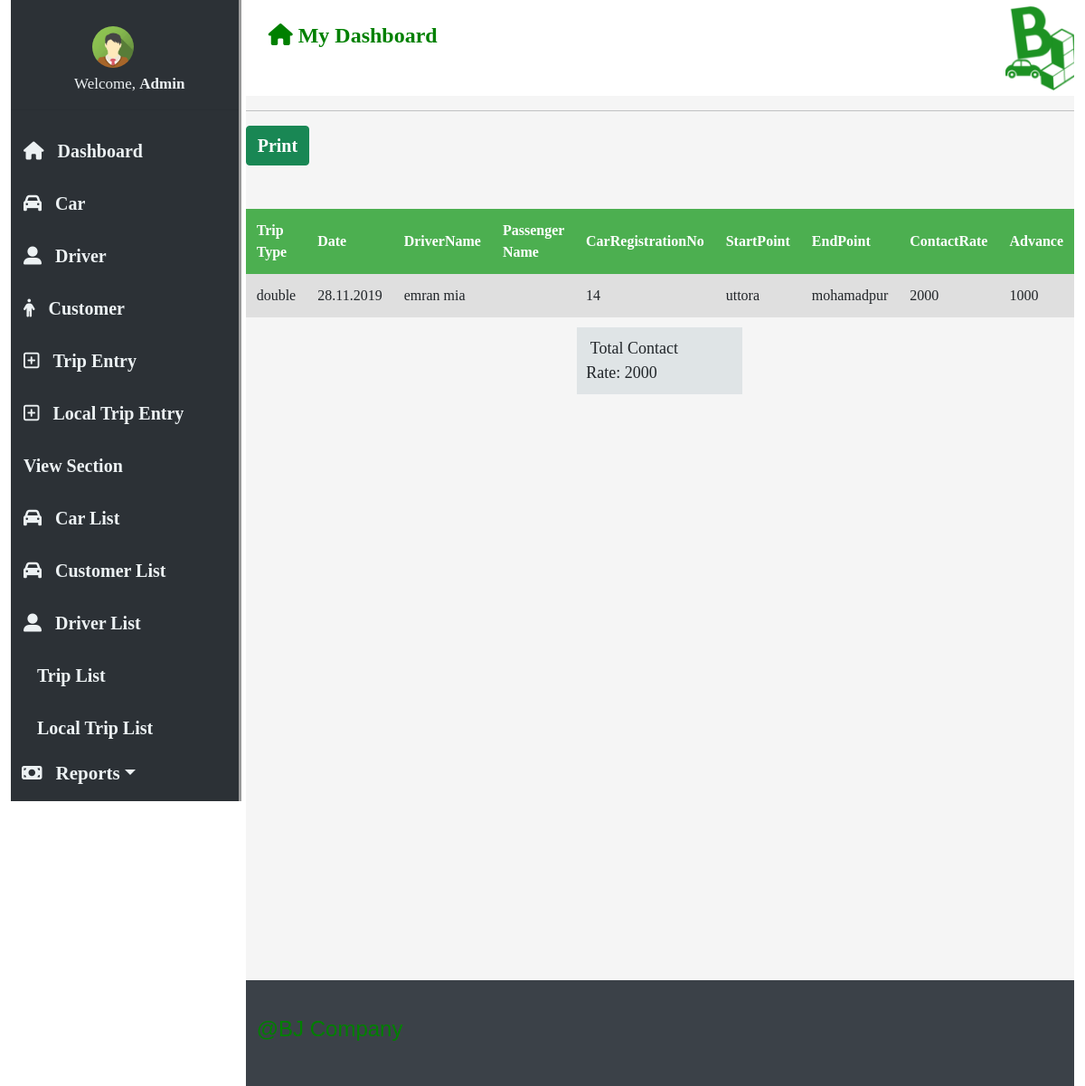
/Rent-a-car2/report2.php, run on an earlier commit of the app's database.
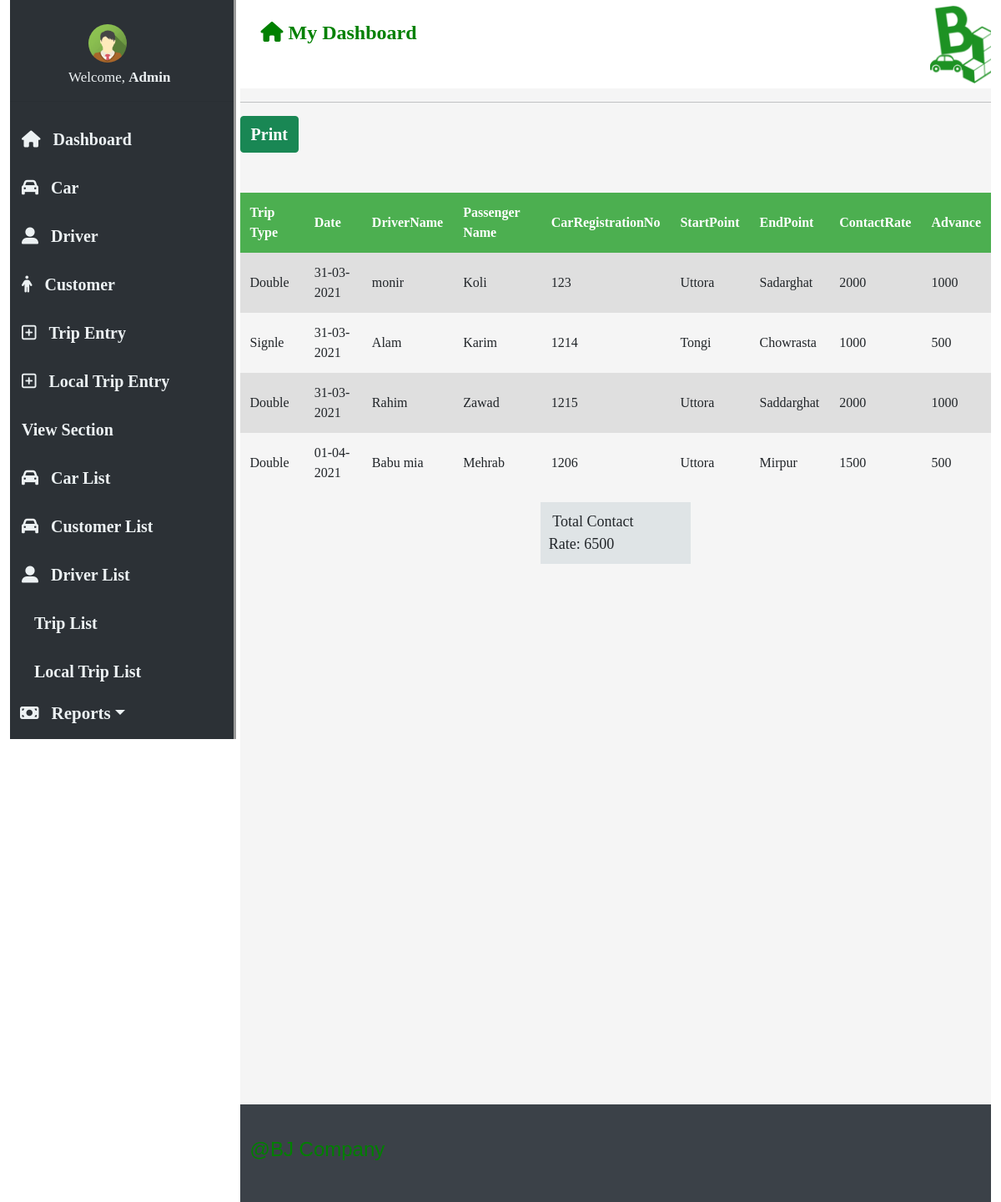
And on a later commit of the database.
### tables this page shows
CREATE TABLE `tb_trip` (
  `TripType` varchar(30) NOT NULL,
  `DriverName` varchar(20) NOT NULL,
  `Passenger_Name` varchar(300) NOT NULL,
  `CarRegistrationNo` int(30) NOT NULL,
  `TripDate` varchar(30) NOT NULL,
  `ContactRate` int(30) NOT NULL,
  `Advance` int(20) NOT NULL,
  `StartPoint` varchar(20) NOT NULL,
  `EndPoint` varchar(20) NOT NULL
);

### Rent-a-car2/report2.php (the view, shortened to what this page needs)
<!DOCTYPE html>
<html>
<head>
	<link rel="stylesheet" type="text/css" href="file:///C:/xampp/htdocs/Rent-a-car/fontawesome-free-5.11.2-web/css/all.css">
	<link rel="stylesheet" type="text/css" href="css/dashboard.css">
  <link href="https://cdn.jsdelivr.net/npm/bootstrap@5.0.0-beta3/dist/css/bootstrap.min.css" rel="stylesheet">
</head>
</head>
<body>
<div class="wrapper container-fluid">
<nav class="" style="z-index:3;width:300px;" id="mySidebar"><br>
  <div class="c1-container">
    <div class="c1-img">
      <img src="img/img_avatar.png" style="border-radius: 50%;width: 46px;">
    </div>
    <div class="c1-text">
      <span>Welcome, <strong>Admin</strong></span><br>
    </div>
  </div>
  <hr>
  <div class="c1-container">
  <a class="bar-block-item" href="Dashboard2.php"><i id="i0" class="fas fa-home"></i>Dashboard</a>
  </div>
  <div class="bar-block">
    <a class="bar-block-item" href="car_add.php">           <i id="i1" class="fas fa-car"></i>Car</a>
    <a class="bar-block-item" href="driver_add2.php">       <i id="i2" class="fas fa-user-alt"></i>Driver</a>
    <a class="bar-block-item" href="customer_add.php">      <i id="i3" class="hvr-buzz-out fa fa-male"></i>Customer</a>
    <a class="bar-block-item" href="trip_entry.php">        <i id="i4" class="far fa-plus-square"></i>Trip Entry</a>
    <a class="bar-block-item" href="localtripentry.php">    <i id="i5" class="far fa-plus-square"></i>Local Trip Entry</a>
    <a class="bar-block-item" href="*"><span>View Section</span></a>
    <a class="bar-block-item" href="car_list.php">           <i id="i1" class="fas fa-car"></i>Car List</a>
    <a class="bar-block-item" href="customer_list.php">           <i id="i1" class="fas fa-car"></i>Customer List</a>
    <a class="bar-block-item" href="driver_list.php">       <i id="i2" class="fas fa-user-alt"></i>Driver List</a>
    <a class="bar-block-item" href="Trip_list2.php">                      <i id="i6" class="fab fa-tripadvisor"></i>Trip List</a>
    <a class="bar-block-item" href="local_trip_list.php">                      <i id="i7" class="fab fa-tripadvisor"></i>Local Trip List</a>
    <div class="dropdown">
      <a href="#" class="bar-block-item dropdown-btn dropdown-toggle " data-bs-toggle="dropdown" id="dropdownMenuButton1">         <i id="i8" class="fas fa-money-bill"></i>Reports</a>
    </div>
  </div>
</nav>
<div class="main">
  <header class="header2">
  	<div id="header-text">
    <h4><b><i class="fas fa-home"></i> My Dashboard</b></h4>
    </div>
    <div id="header-logo">
    	 <img src="img/logo4.png" style="width: 80px">
    </div>
  </header>
<hr>
 <div class="">
  <div class="btn btn-success">
       <a href="report_all_print.php" class="buttonlink">Print</a>
  </div>
  </div>
<br>
<br>
<?php
$servername = "localhost";
$username = "root";
$password = "";
$dbname = "db_car_bj";
$conn = mysqli_connect($servername, $username, $password, $dbname);
$sql ="SELECT * FROM tb_trip ";
$result = mysqli_query($conn, $sql);
$query="select sum(ContactRate) as 'sumcontact' from tb_trip";
$res=mysqli_query($conn,$query);
$data=mysqli_fetch_array($res);
if (mysqli_num_rows($result) > 0)
{
  echo "<center>";
  echo "<table align=center><tr>
        <th>Trip Type</th>
        <th>Date</th>
        <th>DriverName</th>
        <th>Passenger Name</th>
        <th>CarRegistrationNo</th>
        <th>StartPoint</th>
        <th>EndPoint</th>
        <th>ContactRate</th>
        <th>Advance</th>
        </tr>";
   while($row = mysqli_fetch_array($result))
   {
    echo "<tr>
    <td>".$row["TripType"]."</td>
    <td>".$row["TripDate"]."</td>
    <td>".$row["DriverName"]."</td>
    <td>".$row["Passenger_Name"]."</td>
    <td>".$row["CarRegistrationNo"]."</td>
    <td>".$row["StartPoint"]."</td>
    <td>".$row["EndPoint"]."</td>
    <td>".$row["ContactRate"]."</td>
    <td>".$row["Advance"]."</td>";
    echo "</tr>";
    }
    echo "</table>";
    echo "</center>";
}
else
{
    echo "0 results";
}
?>
<div class="total_block">
    <div class="span">
      <div class="total">&nbsp;Total Contact Rate:&nbsp;<?php   echo "".$data['sumcontact']; ?></div>
    </div>
  </div>
<br> <br>
<footer>
  <div class="footer container-fluid">
    <h4 style="color: green;font-size: 24px">@BJ Company</h4>
  </div>
</footer>
</div>
</div>
</body>
</html>

What changed in the data, as far as the page shows it:
removed tb_trip: TripType "double", TripDate "28.11.2019", DriverName "emran mia", CarRegistrationNo "14", StartPoint "uttora", EndPoint "mohamadpur", ContactRate "2000", Advance "1000"
added tb_trip: TripType "Double", TripDate "31-03-2021", DriverName "monir", Passenger_Name "Koli", CarRegistrationNo "123", StartPoint "Uttora", EndPoint "Sadarghat", ContactRate "2000", Advance "1000"
added tb_trip: TripType "Signle", TripDate "31-03-2021", DriverName "Alam", Passenger_Name "Karim", CarRegistrationNo "1214", StartPoint "Tongi", EndPoint "Chowrasta", ContactRate "1000", Advance "500"
added tb_trip: TripType "Double", TripDate "31-03-2021", DriverName "Rahim", Passenger_Name "Zawad", CarRegistrationNo "1215", StartPoint "Uttora", EndPoint "Saddarghat", ContactRate "2000", Advance "1000"
added tb_trip: TripType "Double", TripDate "01-04-2021", DriverName "Babu mia", Passenger_Name "Mehrab", CarRegistrationNo "1206", StartPoint "Uttora", EndPoint "Mirpur", ContactRate "1500", Advance "500"
Also different on the page:
$data['sumcontact']: "2000" → "6500"
